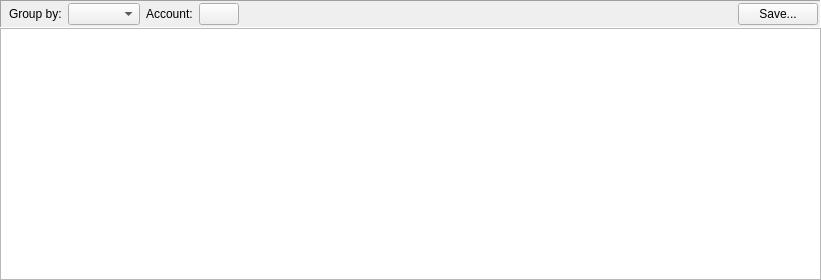
<?xml version="1.0" encoding="UTF-8"?>
<ui version="4.0">
 <class>DealsReportWidget</class>
 <widget class="QWidget" name="DealsReportWidget">
  <property name="geometry">
   <rect>
    <x>0</x>
    <y>0</y>
    <width>821</width>
    <height>280</height>
   </rect>
  </property>
  <property name="windowTitle">
   <string>Deals</string>
  </property>
  <layout class="QVBoxLayout" name="verticalLayout">
   <property name="spacing">
    <number>0</number>
   </property>
   <property name="leftMargin">
    <number>0</number>
   </property>
   <property name="topMargin">
    <number>0</number>
   </property>
   <property name="rightMargin">
    <number>0</number>
   </property>
   <property name="bottomMargin">
    <number>0</number>
   </property>
   <item>
    <widget class="QFrame" name="ReportParamsFrame">
     <property name="frameShape">
      <enum>QFrame::Panel</enum>
     </property>
     <property name="frameShadow">
      <enum>QFrame::Sunken</enum>
     </property>
     <layout class="QHBoxLayout" name="horizontalLayout">
      <property name="spacing">
       <number>6</number>
      </property>
      <property name="leftMargin">
       <number>2</number>
      </property>
      <property name="topMargin">
       <number>2</number>
      </property>
      <property name="rightMargin">
       <number>2</number>
      </property>
      <property name="bottomMargin">
       <number>2</number>
      </property>
      <item>
       <widget class="DateRangeSelector" name="ReportRange" native="true">
        <property name="ItemsList" stdset="0">
         <string notr="true">QTD;YTD;this_year;last_year</string>
        </property>
       </widget>
      </item>
      <item>
       <widget class="QLabel" name="GroupLbl">
        <property name="text">
         <string>Group by:</string>
        </property>
       </widget>
      </item>
      <item>
       <widget class="QComboBox" name="GroupCombo"/>
      </item>
      <item>
       <widget class="QLabel" name="ReportAccountLbl">
        <property name="text">
         <string>Account:</string>
        </property>
       </widget>
      </item>
      <item>
       <widget class="AccountButton" name="ReportAccountBtn"/>
      </item>
      <item>
       <spacer name="ReportFrameSpacer">
        <property name="orientation">
         <enum>Qt::Horizontal</enum>
        </property>
        <property name="sizeHint" stdset="0">
         <size>
          <width>40</width>
          <height>20</height>
         </size>
        </property>
       </spacer>
      </item>
      <item>
       <widget class="QPushButton" name="SaveButton">
        <property name="text">
         <string>Save...</string>
        </property>
       </widget>
      </item>
     </layout>
    </widget>
   </item>
   <item>
    <widget class="QTreeView" name="ReportTreeView">
     <property name="editTriggers">
      <set>QAbstractItemView::NoEditTriggers</set>
     </property>
     <property name="alternatingRowColors">
      <bool>true</bool>
     </property>
     <attribute name="headerStretchLastSection">
      <bool>false</bool>
     </attribute>
    </widget>
   </item>
  </layout>
 </widget>
 <customwidgets>
  <customwidget>
   <class>DateRangeSelector</class>
   <extends>QWidget</extends>
   <header>jal/widgets/custom/date_range_selector.h</header>
   <container>1</container>
  </customwidget>
  <customwidget>
   <class>AccountButton</class>
   <extends>QPushButton</extends>
   <header>jal/widgets/account_select.h</header>
  </customwidget>
 </customwidgets>
 <resources/>
 <connections/>
</ui>
